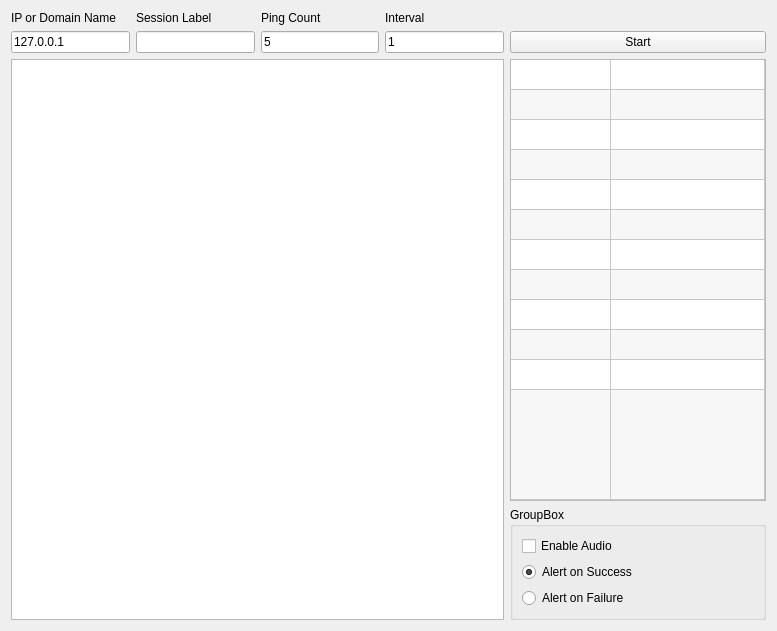
<?xml version="1.0" encoding="UTF-8"?>
<ui version="4.0">
 <class>tab_container</class>
 <widget class="QWidget" name="tab_container">
  <property name="geometry">
   <rect>
    <x>0</x>
    <y>0</y>
    <width>777</width>
    <height>631</height>
   </rect>
  </property>
  <property name="windowTitle">
   <string>tab_container</string>
  </property>
  <layout class="QGridLayout" name="gridLayout_2">
   <item row="0" column="0">
    <layout class="QGridLayout" name="gridLayout">
     <item row="1" column="1">
      <widget class="QLineEdit" name="session_line"/>
     </item>
     <item row="1" column="3">
      <widget class="QLineEdit" name="interval_line">
       <property name="text">
        <string>1</string>
       </property>
      </widget>
     </item>
     <item row="1" column="2">
      <widget class="QLineEdit" name="ping_count_line">
       <property name="text">
        <string>5</string>
       </property>
      </widget>
     </item>
     <item row="1" column="0">
      <widget class="QLineEdit" name="ip_line">
       <property name="text">
        <string>127.0.0.1</string>
       </property>
      </widget>
     </item>
     <item row="1" column="4">
      <widget class="QPushButton" name="toggle_start">
       <property name="text">
        <string>Start</string>
       </property>
      </widget>
     </item>
     <item row="0" column="0">
      <widget class="QLabel" name="ip_line_label">
       <property name="text">
        <string>IP or Domain Name</string>
       </property>
      </widget>
     </item>
     <item row="2" column="4">
      <widget class="QTableWidget" name="tableWidget">
       <property name="alternatingRowColors">
        <bool>true</bool>
       </property>
       <property name="rowCount">
        <number>12</number>
       </property>
       <property name="columnCount">
        <number>2</number>
       </property>
       <attribute name="horizontalHeaderVisible">
        <bool>false</bool>
       </attribute>
       <attribute name="horizontalHeaderMinimumSectionSize">
        <number>40</number>
       </attribute>
       <attribute name="horizontalHeaderStretchLastSection">
        <bool>true</bool>
       </attribute>
       <attribute name="verticalHeaderVisible">
        <bool>false</bool>
       </attribute>
       <attribute name="verticalHeaderStretchLastSection">
        <bool>true</bool>
       </attribute>
       <row/>
       <row/>
       <row/>
       <row/>
       <row/>
       <row/>
       <row/>
       <row/>
       <row/>
       <row/>
       <row/>
       <row/>
       <column/>
       <column/>
      </widget>
     </item>
     <item row="3" column="4">
      <widget class="QGroupBox" name="groupBox">
       <property name="title">
        <string>GroupBox</string>
       </property>
       <layout class="QVBoxLayout" name="verticalLayout">
        <item>
         <widget class="QCheckBox" name="toggle_audio">
          <property name="text">
           <string>Enable Audio</string>
          </property>
         </widget>
        </item>
        <item>
         <widget class="QRadioButton" name="radioButton">
          <property name="text">
           <string>Alert on Success</string>
          </property>
          <property name="checked">
           <bool>true</bool>
          </property>
         </widget>
        </item>
        <item>
         <widget class="QRadioButton" name="radioButton_2">
          <property name="text">
           <string>Alert on Failure</string>
          </property>
         </widget>
        </item>
       </layout>
      </widget>
     </item>
     <item row="2" column="0" rowspan="2" colspan="4">
      <widget class="QTextEdit" name="output_textedit"/>
     </item>
     <item row="0" column="1">
      <widget class="QLabel" name="label">
       <property name="text">
        <string>Session Label</string>
       </property>
      </widget>
     </item>
     <item row="0" column="2">
      <widget class="QLabel" name="label_2">
       <property name="text">
        <string>Ping Count</string>
       </property>
      </widget>
     </item>
     <item row="0" column="3">
      <widget class="QLabel" name="label_3">
       <property name="text">
        <string>Interval</string>
       </property>
      </widget>
     </item>
    </layout>
   </item>
  </layout>
 </widget>
 <resources/>
 <connections/>
</ui>
